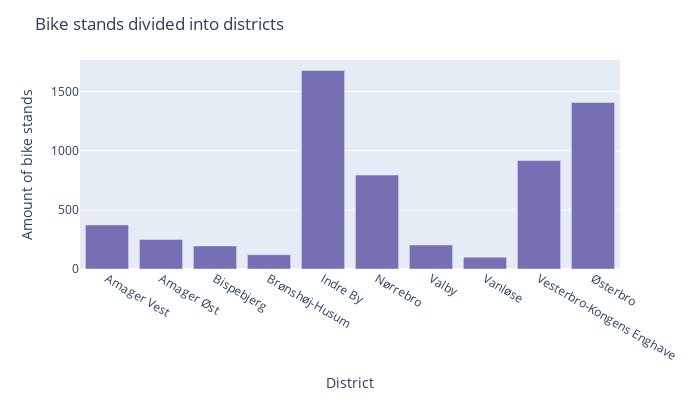
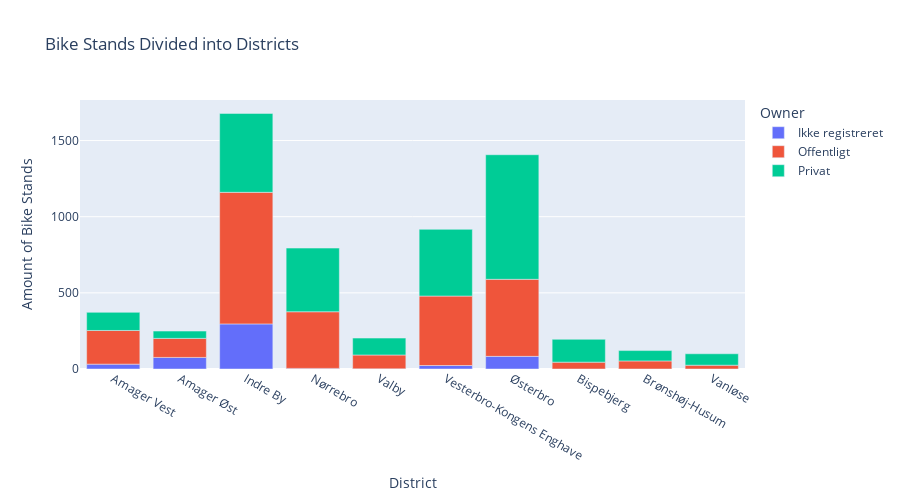

Notebook source saved alongside these figures, in order:
### Code cell
## Bike stands divided into districts + Offentlig vs Privat

dist_amount = df.groupby("bydel", observed=False).size()

fig = dist_amount.plot.bar(color_discrete_sequence=[col[2]], width=700, height=400)
fig.update_layout(title="Bike stands divided into districts", yaxis_title="Amount of bike stands", xaxis_title="District", showlegend=False)
fig.show()

# With owner
stand_amount = df.groupby(['bydel', 'stativ_ejer']).size()

fig = px.bar(stand_amount.reset_index(), x='bydel', y=0, color='stativ_ejer', title='Bike Stands Divided into Districts', width=900, height=500)
fig.update_layout(xaxis_title='District', yaxis_title='Amount of Bike Stands', legend_title='Owner', showlegend=True)
fig.show()

### Figure 1 — Plotly figure (JSON) as saved in the notebook; plotly's stock layout.template omitted (floating-point values rounded to 4 significant figures)
{"data": [{"alignmentgroup": "True", "hovertemplate": "variable=0<br>bydel=%{x}<br>value=%{y}<extra></extra>", "legendgroup": "0", "marker": {"color": "rgb(117,112,179)", "pattern": {"shape": ""}}, "name": "0", "offsetgroup": "0", "orientation": "v", "showlegend": true, "textposition": "auto", "type": "bar", "x": ["Amager Vest", "Amager Øst", "Bispebjerg", "Brønshøj-Husum", "Indre By", "Nørrebro", "Valby", "Vanløse", "Vesterbro-Kongens Enghave", "Østerbro"], "xaxis": "x", "y": [372, 249, 195, 121, 1678, 794, 203, 100, 917, 1407], "yaxis": "y"}], "layout": {"barmode": "relative", "height": 400, "legend": {"title": {"text": "variable"}, "tracegroupgap": 0}, "margin": {"t": 60}, "showlegend": false, "title": {"text": "Bike stands divided into districts"}, "width": 700, "xaxis": {"anchor": "y", "domain": [0, 1], "title": {"text": "District"}}, "yaxis": {"anchor": "x", "domain": [0, 1], "title": {"text": "Amount of bike stands"}}}}

### Figure 2 — Plotly figure (JSON) as saved in the notebook; plotly's stock layout.template omitted (floating-point values rounded to 4 significant figures)
{"data": [{"alignmentgroup": "True", "hovertemplate": "stativ_ejer=Ikke registreret<br>bydel=%{x}<br>0=%{y}<extra></extra>", "legendgroup": "Ikke registreret", "marker": {"color": "#636efa", "pattern": {"shape": ""}}, "name": "Ikke registreret", "offsetgroup": "Ikke registreret", "orientation": "v", "showlegend": true, "textposition": "auto", "type": "bar", "x": ["Amager Vest", "Amager Øst", "Indre By", "Nørrebro", "Valby", "Vesterbro-Kongens Enghave", "Østerbro"], "xaxis": "x", "y": [32, 76, 296, 4, 1, 23, 83], "yaxis": "y"}, {"alignmentgroup": "True", "hovertemplate": "stativ_ejer=Offentligt<br>bydel=%{x}<br>0=%{y}<extra></extra>", "legendgroup": "Offentligt", "marker": {"color": "#EF553B", "pattern": {"shape": ""}}, "name": "Offentligt", "offsetgroup": "Offentligt", "orientation": "v", "showlegend": true, "textposition": "auto", "type": "bar", "x": ["Amager Vest", "Amager Øst", "Bispebjerg", "Brønshøj-Husum", "Indre By", "Nørrebro", "Valby", "Vanløse", "Vesterbro-Kongens Enghave", "Østerbro"], "xaxis": "x", "y": [221, 125, 45, 53, 864, 372, 91, 25, 456, 506], "yaxis": "y"}, {"alignmentgroup": "True", "hovertemplate": "stativ_ejer=Privat<br>bydel=%{x}<br>0=%{y}<extra></extra>", "legendgroup": "Privat", "marker": {"color": "#00cc96", "pattern": {"shape": ""}}, "name": "Privat", "offsetgroup": "Privat", "orientation": "v", "showlegend": true, "textposition": "auto", "type": "bar", "x": ["Amager Vest", "Amager Øst", "Bispebjerg", "Brønshøj-Husum", "Indre By", "Nørrebro", "Valby", "Vanløse", "Vesterbro-Kongens Enghave", "Østerbro"], "xaxis": "x", "y": [119, 48, 150, 68, 518, 418, 111, 75, 438, 818], "yaxis": "y"}], "layout": {"barmode": "relative", "height": 500, "legend": {"title": {"text": "Owner"}, "tracegroupgap": 0}, "showlegend": true, "title": {"text": "Bike Stands Divided into Districts"}, "width": 900, "xaxis": {"anchor": "y", "domain": [0, 1], "title": {"text": "District"}}, "yaxis": {"anchor": "x", "domain": [0, 1], "title": {"text": "Amount of Bike Stands"}}}}
